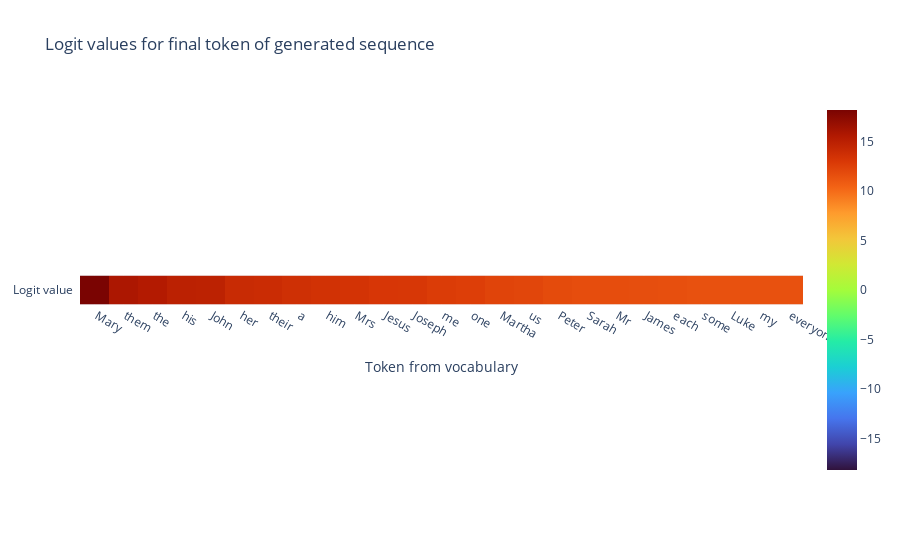

Notebook code cell kept with this figure:
### Markdown cell above
Result:
* Average logit difference is $3.5$.
* This represents putting a $e^{3.5}$ or approx. $33 \times$ higher probability on the correct answer.
  
Hypothesis:
* We might expect there to be a head which detects duplicate tokens on the second " John" token, and then another head which moves that information from the second " John" token to the " to" token.
* The model then needs to learn to predict " Mary" and not " John". There are potentially two ways to do this:
  * Detect all preceding names and move this information to " to" point. Then delete any names corresponding to the duplicate token feature, e.g. by an MLP layer that deletes the " John" direction of the residual stream.
  * Have a head which attends to all previous names, but where the duplicate token features inhibit it from attending to specific names.

A test that could distinguish these two is to look at which components of the model add directly to the logits. If it’s mostly attention heads that attend to " Mary" and not to " John" it’s probably hypothesis 2, if it’s mostly MLPs it’s probably hypothesis 1. We should be able to identify duplicate token heads by finding ones which attend from " John" to " John", and whose outputs are then moved to the " to" token by V-Composition with another head. 

(Note: the above reasoning is simplistic and could easily break in a larger model)

### Code cell
def plot_top_predicted_tokens(generation_logits: torch.Tensor, k: int = 10) -> None:
    """
    Plot the logits of the top k predicted tokens from a model generation.

    Args:
        generation_logits (Tensor): Logits output from the model of shape (batch, seq_len, vocab_size).
        k (int): Number of tokens from vocab to plot.
    """

    # Get logits corresponding to the last token (i.e. our completion)
    logits_last_token = generation_logits[0, -1, :]

    logits_by_token = list(enumerate(logits_last_token.tolist()))
    logits_by_token = sorted(
        logits_by_token,
        key=lambda x: x[1],
        reverse=True
    )

    logit_values = np.array([logit for tok, logit in logits_by_token])
    # logit_values = (logit_values - min(logit_values))
    # logit_values = logit_values / max(logit_values)

    highest_predictions = logit_values[:k]
    highest_predictions = np.expand_dims(highest_predictions, axis=0)

    token_labels = [model.to_single_str_token(tok) for tok, logit in logits_by_token[:k]]

    px.imshow(
        highest_predictions,
        x=token_labels,
        y=["Logit value  "],
        title="Logit values for final token of generated sequence",
        labels=dict(x="Token from vocabulary"),
        color_continuous_midpoint=0.0,
        color_continuous_scale="turbo",
    ).show()


plot_top_predicted_tokens(model_output_logits, k=25)

### Figure 1 — Plotly figure (JSON) as saved in the notebook; plotly's stock layout.template omitted (floating-point values rounded to 4 significant figures)
{"data": [{"coloraxis": "coloraxis", "hovertemplate": "Token from vocabulary: %{x}<br>y: %{y}<br>color: %{z}<extra></extra>", "name": "0", "type": "heatmap", "x": [" Mary", " them", " the", " his", " John", " her", " their", " a", " him", " Mrs", " Jesus", " Joseph", " me", " one", " Martha", " us", " Peter", " Sarah", " Mr", " James", " each", " some", " Luke", " my", " everyone"], "xaxis": "x", "y": ["Logit value  "], "yaxis": "y", "z": [[18.19, 15.82, 15.48, 14.93, 14.86, 14.12, 13.99, 13.7, 13.53, 13.39, 13.13, 13.12, 12.77, 12.64, 12.25, 12.16, 11.87, 11.73, 11.72, 11.66, 11.61, 11.5, 11.47, 11.46, 11.46]]}], "layout": {"coloraxis": {"cmid": 0, "colorscale": [[0, "#30123b"], [0.07143, "#4145ab"], [0.1429, "#4675ed"], [0.2143, "#39a2fc"], [0.2857, "#1bcfd4"], [0.3571, "#24eca6"], [0.4286, "#61fc6c"], [0.5, "#a4fc3b"], [0.5714, "#d1e834"], [0.6429, "#f3c63a"], [0.7143, "#fe9b2d"], [0.7857, "#f36315"], [0.8571, "#d93806"], [0.9286, "#b11901"], [1, "#7a0402"]]}, "title": {"text": "Logit values for final token of generated sequence"}, "xaxis": {"anchor": "y", "constrain": "domain", "domain": [0, 1], "scaleanchor": "y", "title": {"text": "Token from vocabulary"}}, "yaxis": {"anchor": "x", "autorange": "reversed", "constrain": "domain", "domain": [0, 1]}}}
